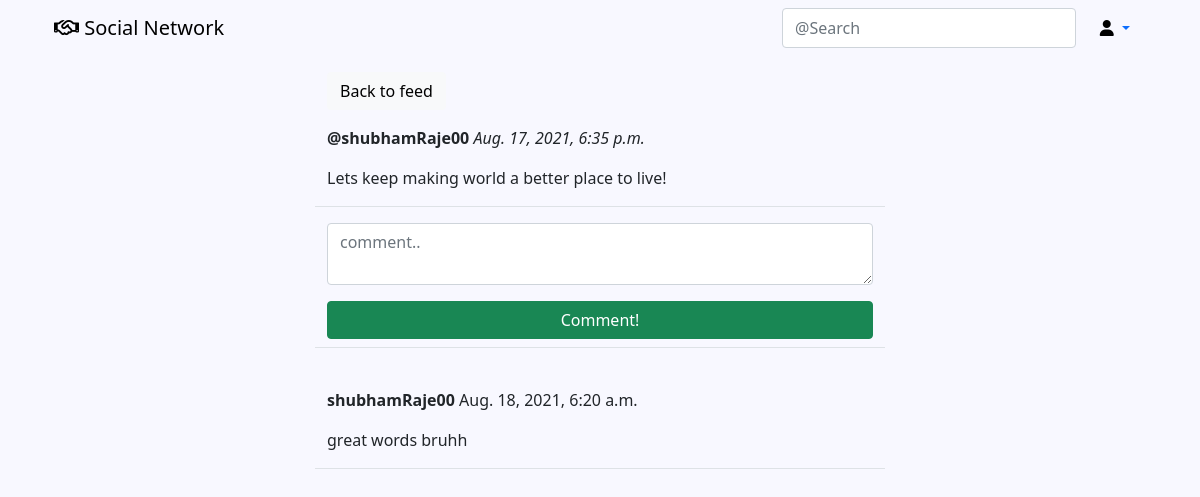
Page /social/post/5 (signed in) on the committed database.
### social/models.py (models this page shows, shortened)
class Post(models.Model):
	body = models.TextField()
	created_on = models.DateTimeField(default=timezone.now)
	author = models.ForeignKey(User, on_delete=models.CASCADE)

class Comment(models.Model):
	comment = models.TextField()
	created_on = models.DateTimeField(default=timezone.now)
	author = models.ForeignKey(User, on_delete=models.CASCADE)
	post = models.ForeignKey('Post', on_delete=models.CASCADE)

### social/views.py (the view, shortened to what this page needs)
# urls.py: path('post/<int:pk>', PostDetailView.as_view(), name="post-detail"),
class PostDetailView(LoginRequiredMixin, View):
	def get(self, request, pk, *args, **kwargs):
		post = Post.objects.get(pk=pk)
		form = CommentForm
		comments = Comment.objects.filter(post=post).order_by('-created_on')
		context = {
			"post":post,
			"form":form,
			"comments":comments,
		}
		return render(request, "social/post_detail.html", context)

### social/templates/social/post_detail.html (shortened to what this page needs)
{% extends 'landing/base.html' %}
{% load crispy_forms_tags %}
{% block content %}
	<div class="container">
			<div class="row justify-content-center mt-3">
				<div class="col col-md-6">
					<a href="{% url 'post-list' %}" class="btn btn-light">Back to feed</a>
				</div>
			</div>
			<div class="row justify-content-center mt-3">
				<div class="col col-md-6 border-bottom">
					<p><strong>@{{ post.author }}</strong> <i>{{ post.created_on }}</i>
					</p>
					<p>{{ post.body }}</p>
				</div>
			</div>
		<div class="row justify-content-center mt-3">
			<div class="col col-md-6 border-bottom mb-4">
				<form class="mb-2" method="post">
					{{ form | crispy }}
					<div class="d-grid">
						<button class="btn btn-success mt-3">Comment!</button>
					</div>
				</form>
			</div>
		</div>
		{% for comment in comments %}
		<div class="row justify-content-center mt-3">
			<div class="col col-md-6 border-bottom mb-4 border-bottom">
				<p><strong>{{ comment.author }} </strong> {{ comment.created_on }}</p>
				<p>{{ comment.comment }}</p>
			</div>
		</div>
		{% endfor %}
	</div>
{% endblock content %}

### rows in the picture
Post: author "shubhamRaje00", created_on "Aug. 17, 2021, 6:35 p.m.", body "Lets keep making world a better place to live!"
Comment: author "shubhamRaje00", created_on "Aug. 18, 2021, 6:20 a.m.", comment "great words bruhh"
